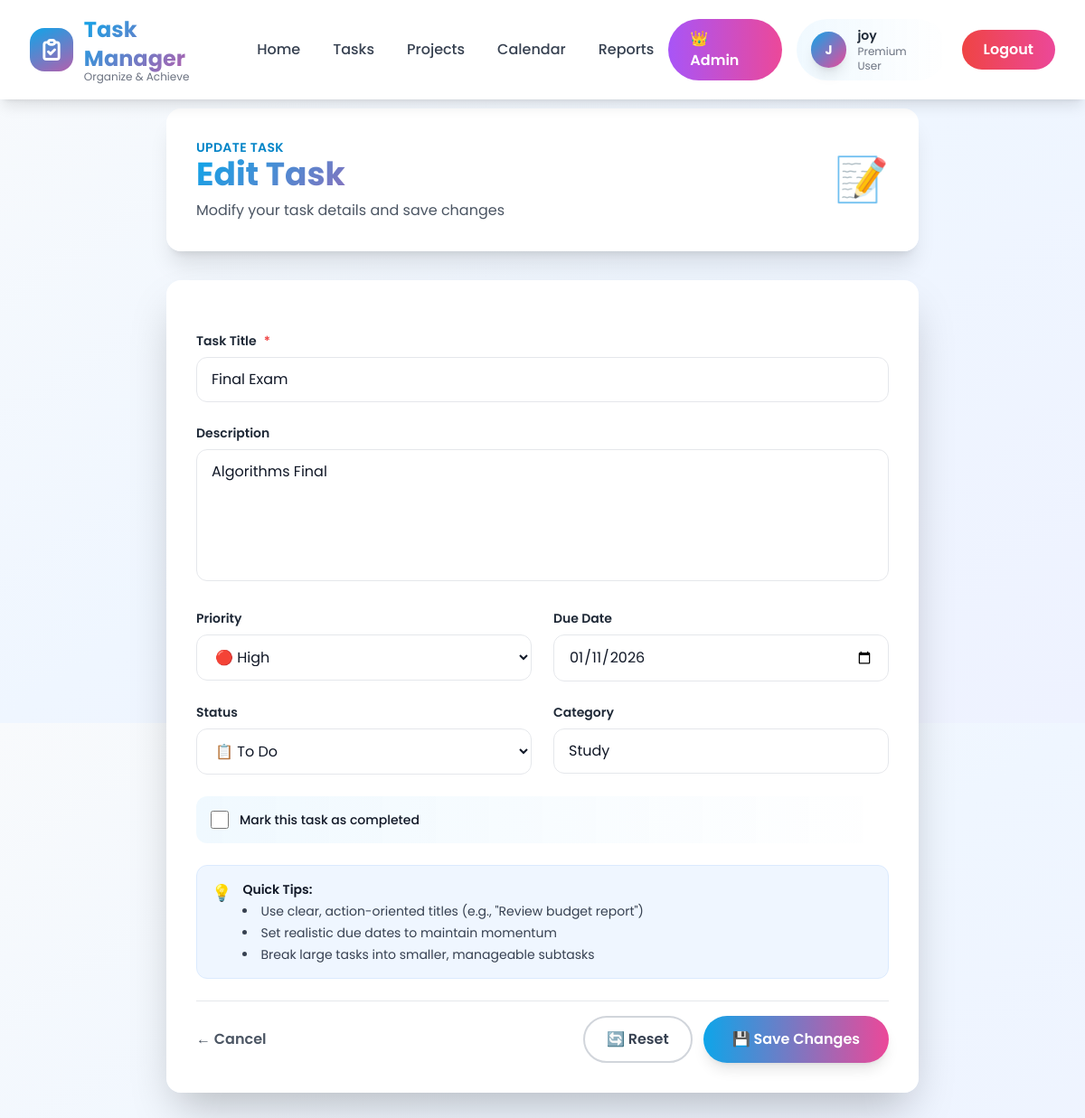
The app's page /task/5/edit/ (signed in) with its own data.
### tasks/models.py (models this page shows, shortened)
class Task(models.Model):
    user = models.ForeignKey('auth.User', on_delete=models.CASCADE)
    title = models.CharField(max_length=200)
    description = models.TextField()
    priority = models.CharField(max_length=50)
    due_date = models.DateField()
    status = models.CharField(max_length=50)
    category = models.CharField(max_length=100)
    is_completed = models.BooleanField(default=False)
    created_at = models.DateTimeField(auto_now_add=True)
    updated_at = models.DateTimeField(auto_now=True)

### tasks/views.py (the view, shortened to what this page needs)
# urls.py: path('<int:pk>/edit/', views.edit_task, name='edit'),
@login_required(login_url='user:user-login')
def edit_task(request, pk):
    task = get_object_or_404(Task, pk=pk, user=request.user)
    return render(request, 'tasks/create_task.html', {'task': task, 'is_edit': True})

### templates/tasks/create_task.html (shortened to what this page needs)
{% extends 'base/base.html' %}
{% load static %}
{% block content %}
<div class="max-w-4xl mx-auto px-4 sm:px-6 lg:px-8 py-10">
    <div class="glass rounded-2xl shadow-xl p-8 mb-8 animate-slide-up">
        <div class="flex flex-col sm:flex-row sm:items-center sm:justify-between gap-4">
            <div>
                <p class="text-sm font-semibold text-primary-600 uppercase tracking-wide">{% if is_edit %}Update Task{% else %}New Task{% endif %}</p>
                <h1 class="text-3xl sm:text-4xl font-bold gradient-text">{% if is_edit %}Edit Task{% else %}Create a Task{% endif %}</h1>
                <p class="text-gray-600 mt-2">{% if is_edit %}Modify your task details and save changes{% else %}Add a new task to stay organized and productive{% endif %}</p>
            </div>
            <div class="text-5xl animate-float">📝</div>
        </div>
    </div>
    <div class="glass rounded-2xl shadow-2xl p-8 animate-slide-up">
        <form method="post" class="space-y-6">
            <div class="space-y-2">
                <label for="title" class="text-sm font-semibold text-gray-800 flex items-center gap-2">
                    Task Title <span class="text-red-500">*</span>
                </label>
                <input type="text" name="title" id="title" required value="{% if task %}{{ task.title }}{% endif %}"
                    class="w-full rounded-xl border border-gray-200 bg-white px-4 py-3 text-gray-900 focus:ring-2 focus:ring-primary-500 focus:border-primary-500 transition placeholder-gray-400"
                    placeholder="e.g., Complete project documentation">
            </div>
            <div class="space-y-2">
                <label for="description" class="text-sm font-semibold text-gray-800 flex items-center gap-2">
                    Description
                </label>
                <textarea name="description" id="description" rows="5"
                    class="w-full rounded-xl border border-gray-200 bg-white px-4 py-3 text-gray-900 focus:ring-2 focus:ring-primary-500 focus:border-primary-500 transition placeholder-gray-400 resize-none"
                    placeholder="Add details about your task...">{% if task %}{{ task.description }}{% endif %}</textarea>
            </div>
            <div class="grid grid-cols-1 md:grid-cols-2 gap-6">
                <div class="space-y-2">
                    <label for="priority" class="text-sm font-semibold text-gray-800 flex items-center gap-2">
                        Priority
                    </label>
                    <select name="priority" id="priority"
                        class="w-full rounded-xl border border-gray-200 bg-white px-4 py-3 text-gray-900 focus:ring-2 focus:ring-primary-500 focus:border-primary-500 transition">
                        <option value="high" {% if task and task.priority == 'high' %}selected{% endif %}>🔴 High</option>
                    </select>
                </div>
                <div class="space-y-2">
                    <label for="due_date" class="text-sm font-semibold text-gray-800 flex items-center gap-2">
                        Due Date
                    </label>
                    <input type="date" name="due_date" id="due_date" value="{% if task and task.due_date %}{{ task.due_date|date:'Y-m-d' }}{% endif %}"
                        class="w-full rounded-xl border border-gray-200 bg-white px-4 py-3 text-gray-900 focus:ring-2 focus:ring-primary-500 focus:border-primary-500 transition">
                </div>
            </div>
            <div class="grid grid-cols-1 md:grid-cols-2 gap-6">
                <div class="space-y-2">
                    <label for="status" class="text-sm font-semibold text-gray-800 flex items-center gap-2">
                        Status
                    </label>
                    <select name="status" id="status"
                        class="w-full rounded-xl border border-gray-200 bg-white px-4 py-3 text-gray-900 focus:ring-2 focus:ring-primary-500 focus:border-primary-500 transition">
                        <option value="todo" {% if task and task.status == 'todo' %}selected{% endif %}>📋 To Do</option>
                    </select>
                </div>
                <div class="space-y-2">
                    <label for="category" class="text-sm font-semibold text-gray-800 flex items-center gap-2">
                        Category
                    </label>
                    <input type="text" name="category" id="category" value="{% if task %}{{ task.category }}{% endif %}"
                        class="w-full rounded-xl border border-gray-200 bg-white px-4 py-3 text-gray-900 focus:ring-2 focus:ring-primary-500 focus:border-primary-500 transition placeholder-gray-400"
                        placeholder="e.g., Work, Personal, Study">
                </div>
            </div>
            <div class="flex items-center gap-3 p-4 bg-gradient-to-r from-primary-50 to-accent-50 rounded-xl">
                <input type="checkbox" name="is_completed" id="completed" {% if task and task.is_completed %}checked{% endif %}
                    class="w-5 h-5 rounded border-gray-300 text-primary-600 focus:ring-primary-500 cursor-pointer">
                <label for="completed" class="text-sm font-medium text-gray-900 cursor-pointer select-none">
                    Mark this task as completed
                </label>
            </div>
            <div class="glass rounded-xl border border-blue-100 bg-blue-50 px-4 py-4 text-sm text-gray-700">
                <div class="flex items-start gap-3">
                    <span class="text-lg">💡</span>
                    <div class="space-y-1">
                        <p class="font-semibold text-gray-900">Quick Tips:</p>
                        <ul class="list-disc list-inside space-y-1 text-gray-700">
                            <li>Use clear, action-oriented titles (e.g., "Review budget report")</li>
                            <li>Set realistic due dates to maintain momentum</li>
                            <li>Break large tasks into smaller, manageable subtasks</li>
                        </ul>
                    </div>
                </div>
            </div>
            <div class="flex flex-col sm:flex-row sm:items-center sm:justify-between gap-4 pt-4 border-t border-gray-200">
                <a href="{% url 'tasks:user_tasks' %}" class="inline-flex items-center gap-2 text-gray-600 hover:text-primary-600 font-semibold transition-colors">
                    ← Cancel
                </a>
                <div class="flex gap-3">
                    <button type="reset" class="px-6 py-3 rounded-full border-2 border-gray-300 text-gray-700 font-semibold hover:border-gray-400 hover:bg-gray-50 transition-all">
                        🔄 Reset
                    </button>
                    <button type="submit" class="inline-flex items-center justify-center gap-2 px-8 py-3 rounded-full bg-gradient-to-r from-primary-500 to-accent-500 text-white font-semibold shadow-lg hover:scale-105 hover:shadow-xl transition-all">
                        {% if is_edit %}💾 Save Changes{% else %}➕ Create Task{% endif %}
                    </button>
                </div>
            </div>
        </form>
    </div>
</div>
{% endblock %}

### templates/base/base.html (shortened to what this page needs)
{% load static %}
<!DOCTYPE html>
<html lang="en" class="scroll-smooth">
<head>
    <script src="https://cdn.tailwindcss.com"></script>
</head>
<body class="bg-gradient-to-br from-slate-50 via-blue-50 to-indigo-50 min-h-screen">
    <header class="fixed w-full top-0 z-50 glass shadow-lg animate-slide-down">
        <div class="max-w-7xl mx-auto px-4 sm:px-6 lg:px-8">
            <div class="flex justify-between items-center py-4">
                <a href="{% url 'home' %}" class="flex items-center space-x-3 group">
                    <div class="relative w-12 h-12">
                        <div
                            class="absolute inset-0 bg-gradient-to-br from-primary-500 to-accent-500 rounded-2xl animate-gradient bg-200% group-hover:scale-110 transition-transform duration-300">
                        </div>
                        <div class="absolute inset-0 flex items-center justify-center">
                            <svg class="w-7 h-7 text-white" fill="none" stroke="currentColor" viewBox="0 0 24 24">
                                <path stroke-linecap="round" stroke-linejoin="round" stroke-width="2.5"
                                    d="M9 5H7a2 2 0 00-2 2v12a2 2 0 002 2h10a2 2 0 002-2V7a2 2 0 00-2-2h-2M9 5a2 2 0 002 2h2a2 2 0 002-2M9 5a2 2 0 012-2h2a2 2 0 012 2m-6 9l2 2 4-4" />
                            </svg>
                        </div>
                    </div>
                    <div>
                        <h1 class="text-2xl font-bold gradient-text">Task Manager</h1>
                        <p class="text-xs text-gray-500 -mt-1">Organize & Achieve</p>
                    </div>
                </a>
                <nav class="hidden lg:flex items-center space-x-1">
                    <a href="{% url 'home' %}"
                        class="px-4 py-2 text-gray-700 hover:text-primary-600 font-medium rounded-lg hover:bg-primary-50 transition-all duration-300">
                        Home
                    </a>
                    <a href="{% url 'tasks:user_tasks' %}"
                        class="px-4 py-2 text-gray-700 hover:text-primary-600 font-medium rounded-lg hover:bg-primary-50 transition-all duration-300">
                        Tasks
                    </a>
                    <a href="#"
                        class="px-4 py-2 text-gray-700 hover:text-primary-600 font-medium rounded-lg hover:bg-primary-50 transition-all duration-300">
                        Projects
                    </a>
                    <a href="{% url 'tasks:calendar' %}"
                        class="px-4 py-2 text-gray-700 hover:text-primary-600 font-medium rounded-lg hover:bg-primary-50 transition-all duration-300">
                        Calendar
                    </a>
                    <a href="#"
                        class="px-4 py-2 text-gray-700 hover:text-primary-600 font-medium rounded-lg hover:bg-primary-50 transition-all duration-300">
                        Reports
                    </a>
                </nav>
                <div class="hidden lg:flex items-center space-x-3">
                    {% if user.is_authenticated %}
                    <div class="flex items-center space-x-4">
                        {% if user.is_staff or user.is_superuser %}
                        <a href="{% url 'user:admin-profile' %}"
                            class="px-6 py-2.5 bg-gradient-to-r from-purple-500 to-pink-500 text-white font-semibold rounded-full hover:shadow-xl hover:scale-105 transition-all duration-300 flex items-center gap-2">
                            👑 Admin
                        </a>
                        {% endif %}
                        <a href="{% url 'user:user-profile' %}"
                            class="flex items-center space-x-3 px-4 py-2 bg-gradient-to-r from-primary-50 to-accent-50 rounded-full hover:shadow-lg transition-all">
                            <div
                                class="w-10 h-10 bg-gradient-to-br from-primary-500 to-accent-500 rounded-full flex items-center justify-center shadow-lg">
                                <span class="text-white font-bold text-sm">{{ user.username|slice:":1"|upper }}</span>
                            </div>
                            <div>
                                <p class="text-sm font-semibold text-gray-800">{{ user.username }}</p>
                                <p class="text-xs text-gray-500">Premium User</p>
                            </div>
                        </a>
                        <a href="{% url 'user:user-logout' %}"
                            class="px-6 py-2.5 bg-gradient-to-r from-red-500 to-pink-500 text-white font-semibold rounded-full hover:shadow-xl hover:scale-105 transition-all duration-300">
                            Logout
                        </a>
                    </div>
                    {% endif %}
                </div>
            </div>
        </div>
    </header>
    <div class="h-20"></div>
    <main class="min-h-screen">
        {% block content %}{% endblock %}
    </main>
</body>
</html>

### templates/base/base.html (style rules this page uses)
* { font-family: 'Poppins', sans-serif; }
.glass { background: rgba(255, 255, 255, 0.95); backdrop-filter: blur(20px); border: 1px solid rgba(255, 255, 255, 0.3); }
.gradient-text { background: linear-gradient(135deg, #0ea5e9 0%, #ec4899 100%); -webkit-background-clip: text; -webkit-text-fill-color: transparent; background-clip: text; }

### records on screen
Task: title "Final Exam", description "Algorithms Final", priority "🔴 High", due_date "01/11/2026", status "📋 To Do", category "Study"

### other values on screen
{{ user.username|slice:":1"|upper }} "J"
{{ user.username }} "joy"
